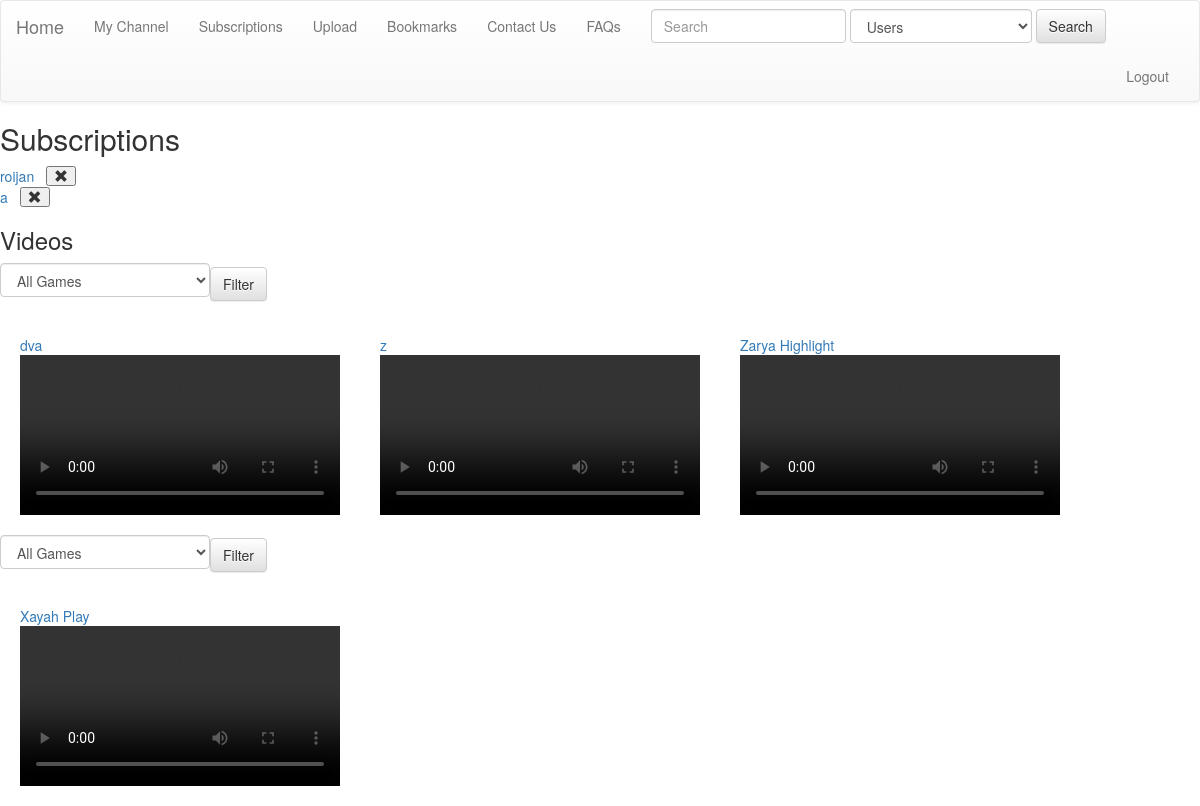
Screenshot of /Follow (signed in) with the database file from the repository.
### tables this page shows
CREATE TABLE `subscription` (
  `ID` int(5) NOT NULL,
  `subscriber_id` int(5) NOT NULL,
  `subscribedto_id` int(5) NOT NULL
);

CREATE TABLE `user` (
  `ID` int(5) NOT NULL,
  `first_name` varchar(30) NOT NULL,
  `last_name` varchar(30) NOT NULL,
  `username` varchar(30) NOT NULL,
  `password` varchar(72) NOT NULL,
  `email_address` varchar(50) NOT NULL
);

CREATE TABLE `video` (
  `ID` int(5) NOT NULL,
  `user_id` int(5) NOT NULL,
  `game_id` int(5) NOT NULL,
  `filename` varchar(50) NOT NULL,
  `fileextension` varchar(4) NOT NULL,
  `video_title` varchar(50) NOT NULL,
  `video_description` varchar(100) NOT NULL,
  `date_uploaded` timestamp NOT NULL DEFAULT CURRENT_TIMESTAMP
);

### app/controllers/Follow.php (called while the page is built, shortened)
<?php
class Follow extends Controller
{
	function index()
	{
		$aVideo = $this->model('Video');
		$allVideos = $aVideo->findAll();
		$aGame = $this->model('Game');
		$allGames = $aGame->findAll();
		$aSub = $this->model('Subscription');
		$allSubs = $aSub->where('subscriber_id', '=', $_SESSION['userID'])->get();
		$this->view('Following/index', ['videos'=>$allVideos, 'games'=>$allGames, 'subs'=>$allSubs]);
	}
}
?>

### app/core/App.php (called while the page is built, shortened)
<?php
class App
{
	protected $method = 'index';
	public function __construct(){
		$url = $this->parseURL();
		if(file_exists('app/controllers/' . $url[0] . '.php')){
			unset($url[0]);
		}
		$this->controller = new $this->controller();
		$this->params = $url ? array_values($url) : [];
		call_user_func_array([$this->controller, $this->method], $this->params);
	}
	public function parseUrl(){
		if(isset($_GET['url'])){
			return $url = explode('/', filter_var(rtrim($_GET['url'], '/'), FILTER_SANITIZE_URL));
		}
	}
}
?>

### index.php (called while the page is built, shortened)
<?php
$app = new App();
?>

### app/core/Model.php (called while the page is built, shortened)
<?php
class Model{
    protected $_connection;
    protected $_className = null;
    protected $_classProps;
    protected $_selectOne;
    protected $_selectAll;
    protected $_whereClause;
    protected $_orderBy;
    protected $_DBName = 'uploads';
    protected $_exclusions = ['_connection','_className','_classProps','_exclusions','_additions','_DBName','_insert','_update','_delete','_selectOne','_selectAll','_whereClause', '_orderBy'];
    public function __construct(PDO $connection = null)
    {
        $this->_connection = $connection;
        if ($this->_connection === null) {
            $this->_connection = new PDO('mysql:host=localhost;dbname=' . $this->_DBName, 'root', '');
            $this->_connection->setAttribute(PDO::ATTR_ERRMODE, PDO::ERRMODE_EXCEPTION);
        }
    }
    public function find($ID)
    {
        $stmt = $this->_connection->prepare($this->_selectOne);
        $stmt->execute(array('ID'=>$ID));
        $stmt->setFetchMode(PDO::FETCH_CLASS, $this->_className);
        return $stmt->fetch();
    }
    public function where($field, $op, $value){
        $value = $this->_connection->quote($value);
        if($this->_whereClause == '')
            $this->_whereClause .= " WHERE $field $op $value";
        else
            $this->_whereClause .= " AND $field $op $value";
        return $this;
    }
    public function get(){
        $select = $this->_selectAll . $this->_whereClause . $this->_orderBy;
        $stmt = $this->_connection->prepare($select);
        $stmt->execute();
        $stmt->setFetchMode(PDO::FETCH_CLASS, $this->_className);
        $returnVal = [];
        while($rec = $stmt->fetch()){
            $returnVal[] = $rec;
        }
        return $returnVal;
    }
    public function findAll($join = [])
    {
        $select = $this->_selectAll;
        $stmt = $this->_connection->prepare($select);
        $stmt->execute();
        $stmt->setFetchMode(PDO::FETCH_CLASS, $this->_className);
        $returnVal = [];
        while($rec = $stmt->fetch()){
            $returnVal[] = $rec;
        }
        return $returnVal;
    }
    protected function setProps(){
        $this->_className = get_class($this);
        $this->_classProps = [];
        $array = get_object_vars($this);
        foreach ($array as $key => $value) {
            if(!in_array($key, $this->_exclusions))
                $this->_classProps[] = $key;
        }
    }
    protected function makeSQL(){
        $num = count($this->_classProps);
        if ($num  > 0){
            $setClause = [];
            foreach($this->_classProps as $item)
                $setClause[] = sprintf('%s = :%s', $item, $item);
            $setClause = implode(', ', $setClause);
        }
        $this->_selectOne   = "SELECT * FROM $this->_className WHERE ID = :ID";
        $this->_selectAll   = "SELECT * FROM $this->_className";
    }
}
?>

### app/views/Following/index.php (the view, shortened to what this page needs)
<html>
	<head>
		<link rel="stylesheet" href="http://maxcdn.bootstrapcdn.com/bootstrap/3.3.7/css/bootstrap.min.css">
		<link rel="stylesheet" href="http://maxcdn.bootstrapcdn.com/bootstrap/3.3.7/css/bootstrap-theme.min.css">
		<?php include("css/navigation.php");?>
	</head>
	<body>
		<h2 class="form-signin-heading">Subscriptions</h2>
		<?php
			foreach($data['subs'] as $sub)
			{
				$theUser = $this->model('User');
				$theUser = $theUser->find($sub->subscribedto_id);
				echo "<a href='/profile/$sub->subscribedto_id'> $theUser->username </a>&nbsp;";
				echo "<form action='/follow/unsubscribe/' method='post' style='display:inline'>
						<button class='glyphicon glyphicon-remove' type='submit' name='action' value='Unsubscribe'></button>
						<input name = 'subscribedto_id' type = 'hidden' value='$theUser->ID'>
		  			  </form><br />";
			}
		?>
		<?php
		echo "<h3>Videos</h3>";
		foreach($data['subs'] as $sub){
			echo "<form action='/follow/filter' method='post'><select style = 'width: 15em; display:inline;'name='game_id' class='form-control'>
						<option name='game_id' value='default' style='display:inline' >All Games</option>";
			echo  	 "</select><button type='submit' name='action' value='Filter' class='btn btn-default'>Filter</button></form>";
			foreach ($data['videos'] as $video) {
				if($video->user_id == $sub->subscribedto_id){
					echo "<div style='float: left; padding: 20px;'><a href='/upload/watch/$video->ID'>$video->video_title</a>";
					echo "<div><video width='320' controls='controls'><source src='/videos/$video->filename' type='video/$video->fileextension'>Your browser does
					not support the video tag.</video></div></div>";
				}
			}
		}
		?>
	</body>
</html>

### rows the page displays
subscription: subscribedto.username "roijan"
subscription: subscribedto.username "a"
video: video_title "dva"
video: video_title "z"
video: video_title "Zarya Highlight"
video: video_title "Xayah Play"
